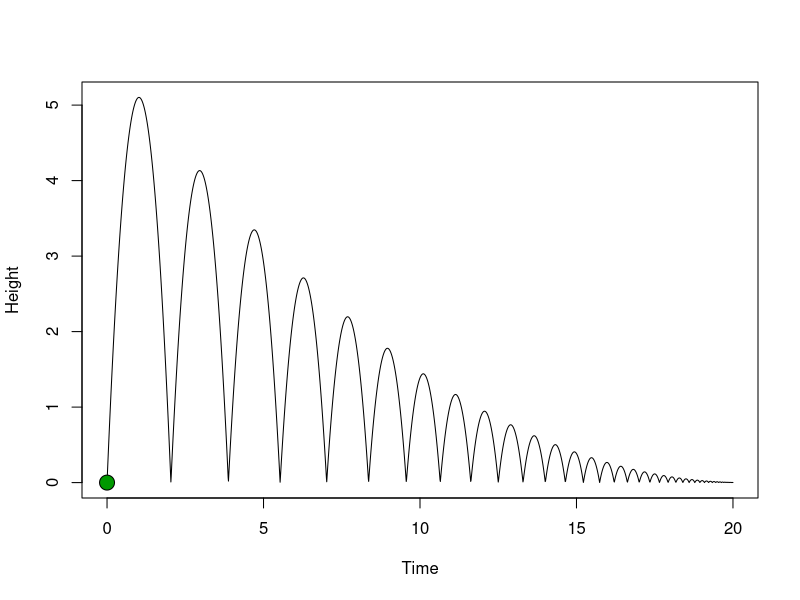
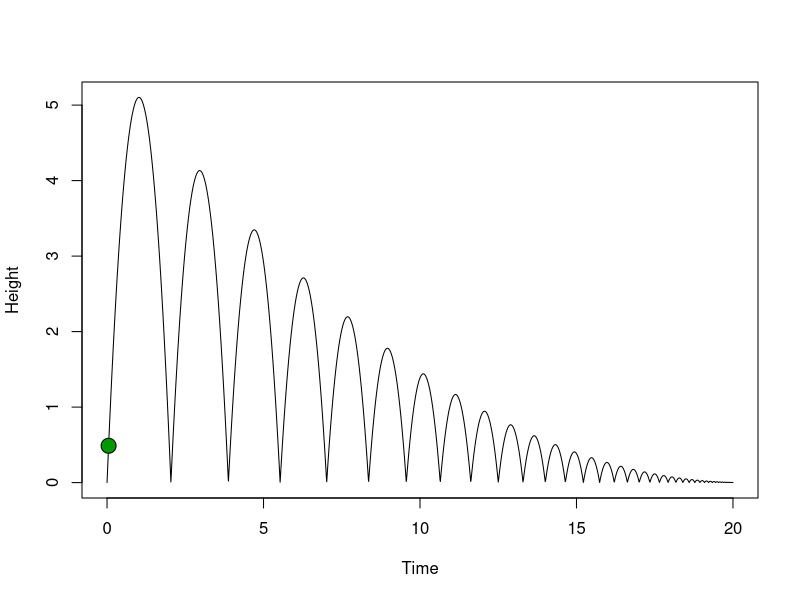
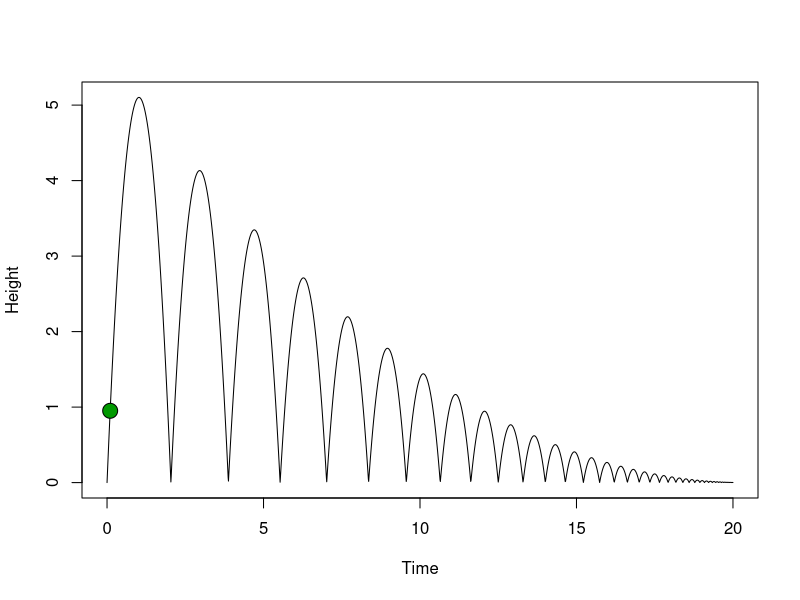
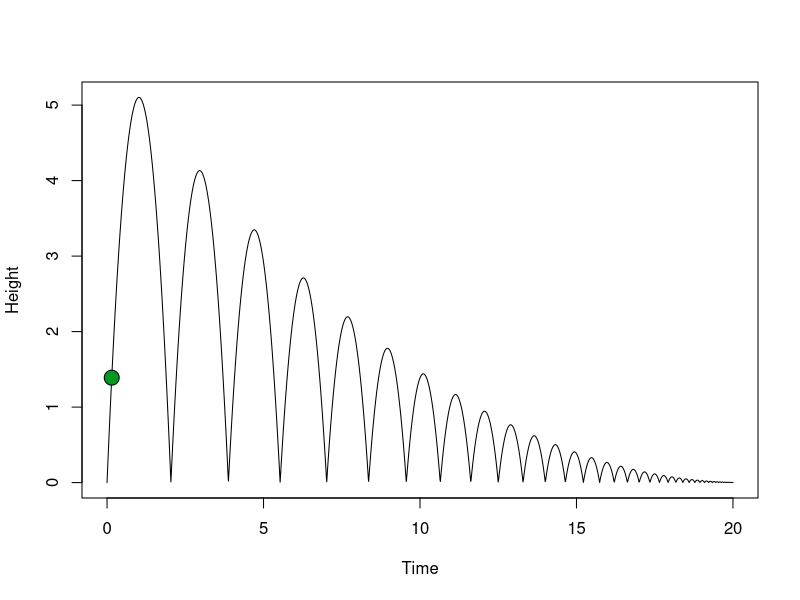
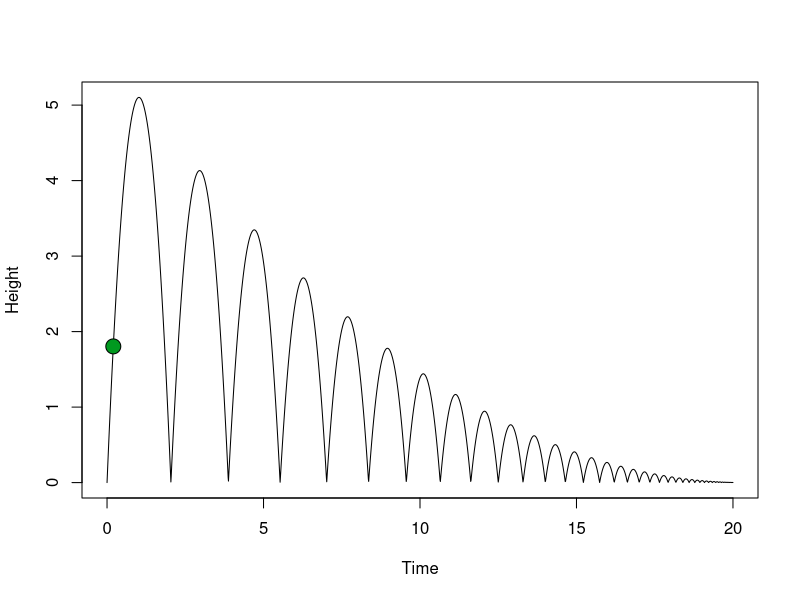
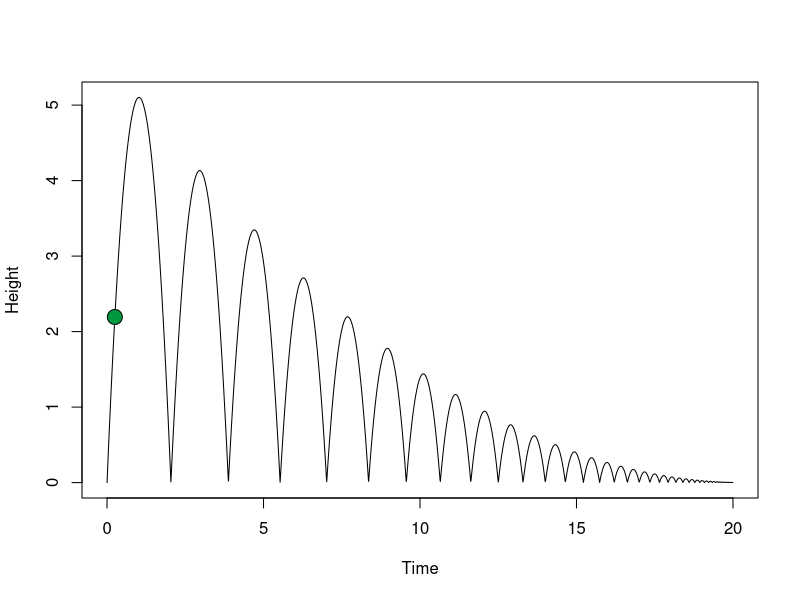
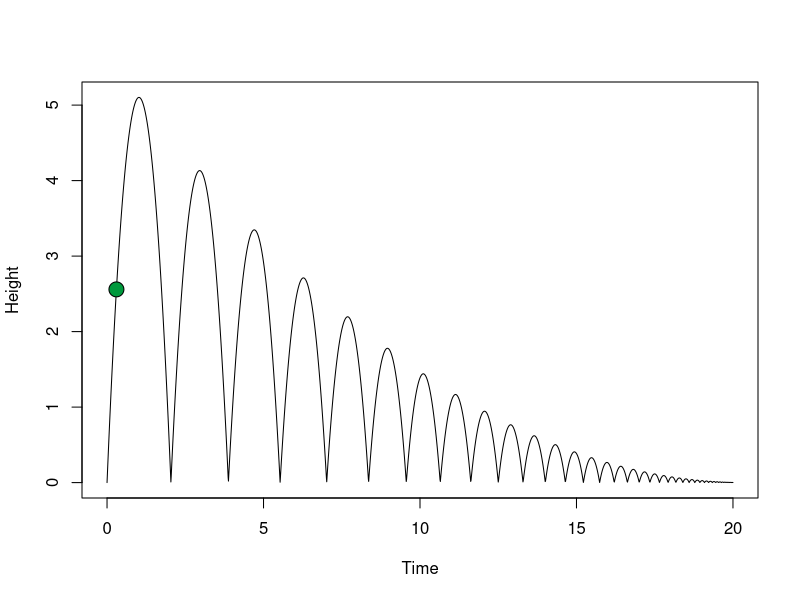
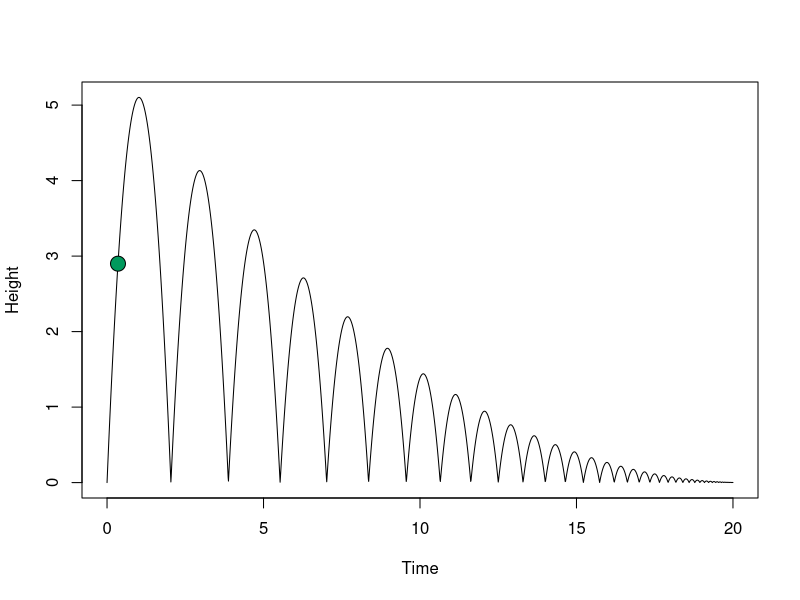

Source code (R) for these figures, in order:
library(deSolve)

ball <- function(t, y, parms) {
  dy1 <- y[2]
  dy2 <- -9.8     
  list(c(dy1, dy2))
}

yini  <- c(height = 0, velocity = 10)
times <- seq(from = 0, to = 20, by = 0.01)

rootfunc <- function(t, y, parms) return (y[1])

eventfunc <- function(t, y, parms) {
  y[1] <- 0
  y[2] <- -0.9 * y[2]
  return(y)
}

out <- ode(times = times, y = yini, func = ball,
           parms = NULL, rootfun = rootfunc,
           events = list(func = eventfunc, root = TRUE))

for (i in seq(1, 2001, 5)) {
  plot(out, which = "height", type = "l", lwd = 1,
       main = "", xlab = "Time", ylab = "Height")
  points(t(out[i, 1:2]), pch = 21, lwd = 1, col = 1, cex = 2,
         bg = rainbow(30, v = 0.6)[20 - abs(out[i, 3]) + 1])
  Sys.sleep(0.1-abs(out[i,3]/100)) # depends on velocity...
}
